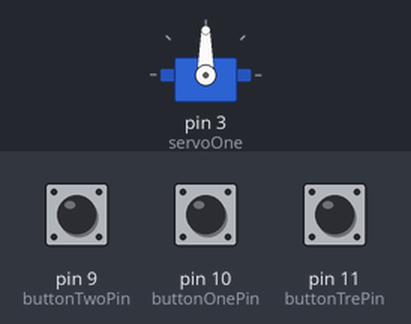
Bench run of a sketch on a simulated Arduino Uno, built with avr-gcc and run on an emulated ATmega328P. Parts: servo. The test bench sets the inputs (shaded band); at power-on: pin 10 (buttonOnePin) HIGH, pin 9 (buttonTwoPin) LOW, pin 11 (buttonTrePin) LOW.

Above: at 2.8 s.
2.9 s: pin 10 (buttonOnePin) pulled LOW for 1.2 s
At 3.8 s:
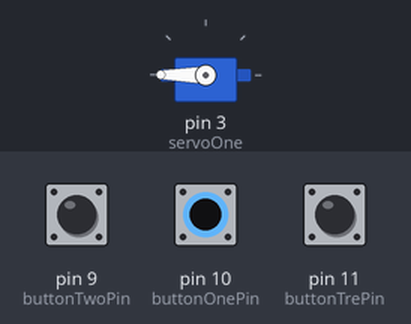
5.6 s: pin 10 (buttonOnePin) pulled LOW for 3.2 s
At 9.2 s:
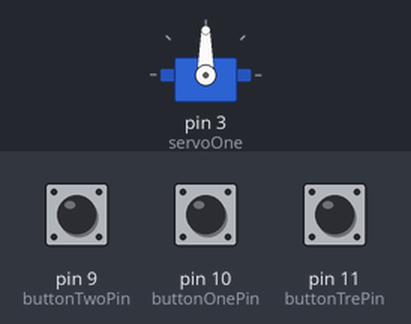
Timing chart, 0 to 10.7 s (numbered marks = the images above; inputs shaded):
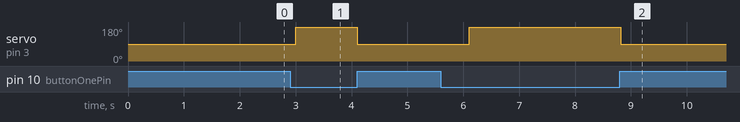

The sketch:

TechLabsHackathon15Test.ino
```cpp
#include <Servo.h>

int onePos = 90;

Servo servoOne;
Servo servoTwo;
Servo servoTre;

const int buttonOnePin = 10;
const int buttonTwoPin = 9;
const int buttonTrePin = 11;
const int ledPin = 13;

int buttonStateOne = 0;
int buttonStateTwo = 0;
int buttonStateTre = 0;

void setup() {
  servoOne.attach(3);
//  servoTwo.attach(5);
//  servoTre.attach(6);


  setAllServo();
  pinMode(buttonOnePin, INPUT);
  pinMode(buttonTwoPin, INPUT);
  pinMode(buttonTrePin, INPUT);
}

void loop() {
  buttonStateOne = digitalRead(buttonOnePin);
  buttonStateTwo = digitalRead(buttonTwoPin);
  buttonStateTre = digitalRead(buttonTrePin);

  if (buttonStateOne == LOW) {
    oneOpen();

  } else if (buttonStateOne == HIGH) {
    oneClose();
  }
  if (buttonStateTwo == HIGH) {
    twoOpen();

  } else if (buttonStateTwo == LOW) {
    twoClose();
  }
  if (buttonStateTre == HIGH) {
    treOpen();

  } else if (buttonStateTre == LOW) {
    treClose();
  }
  /*
  servoOne.write(180);
   delay(635);
   servoOne.write(90);
   delay(1000);
   servoOne.write(0);
   delay(660);
   servoOne.write(90);
   delay(1000);

   servoTwo.write(180);
   delay(1000);
   servoTwo.write(0);
   delay(660);

   servoTre.write(180);
   delay(635);
   servoTre.write(90);
   delay(1000);
   servoTre.write(0);
   delay(660);
   servoTre.write(90);
   delay(1000);
   */
  //  oneCloseOpen();
  //  twoCloseOpen();
  //  treCloseOpen();

}

void setAllServo() {
  servoOne.write(180);
  servoOne.write(90);
  servoTwo.write(1);
  servoTwo.write(0);
  servoTre.write(0);
  servoTre.write(90);
}
```

ServoOneMovement.ino
```cpp
void oneCloseOpen() {
  servoOne.write(180);
  delay(1000);
  servoOne.write(0);
  delay(1000);
  servoOne.write(90);
  delay(1000);
}
int servoAngleOne = 0;
void oneOpen() {
 // if (servoAngleOne <= 0) {
 //   servoOne.write(90);
 //}    else {
    servoOne.write(180);
    delay(100);
 //   servoAngleOne = servoAngleOne - 50;
 // }
 Serial.println("Open");
}

void oneClose() {
  //if (servoAngleOne>= 180) {
    servoOne.write(90);
    delay(1000);
  //} else {
  //  servoOne.write(0);
  //  servoAngleOne = servoAngleOne + 50;
 // }
  Serial.println("Close");
}
```

ServoThreeMovement.ino
```cpp
/*void twoCloseOpen() {
  servoTwo.write(180);
  delay(1000);
  servoTwo.write(0);
  delay(1000);
  servoTwo.write(90);
  delay(1000);
}*/
void twoOpen() {
    servoTwo.write(180);
}

void twoClose() {
    servoTwo.write(0);
}
```

ServoTwoMovement.ino
```cpp
/*
void treCloseOpen() {
  servoTre.write(180);
  delay(1000);
  servoTre.write(0);
  delay(1000);
  servoTre.write(90);
  delay(1000);
}
*/
void treOpen() {
    servoTre.write(180);
}

void treClose() {
    servoTre.write(0);
}
```

Measured:
- after the input at 2.9 s, servo on pin 3 (servoOne): 90° → 180° after 0.10 s, → 90° 1.1 s later
- after the input at 5.6 s, servo on pin 3 (servoOne): 90° → 180° after 0.51 s, → 90° 2.7 s later
